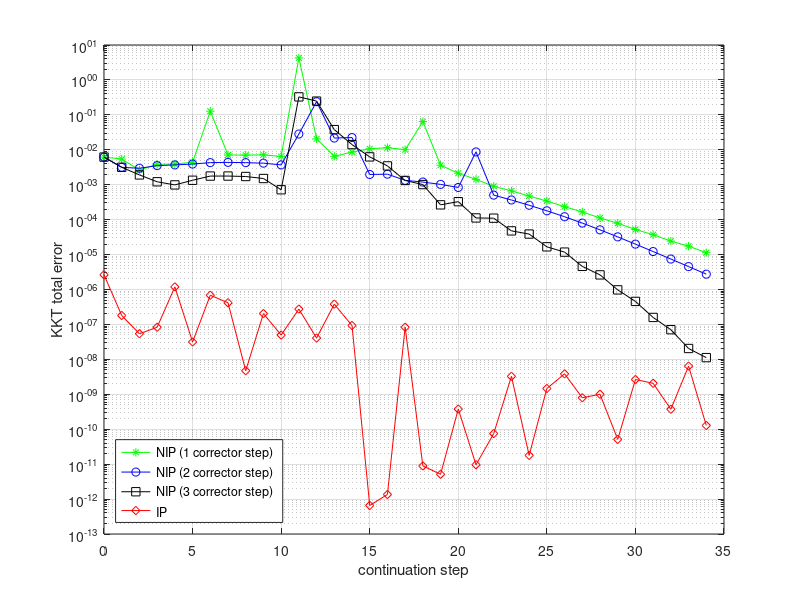
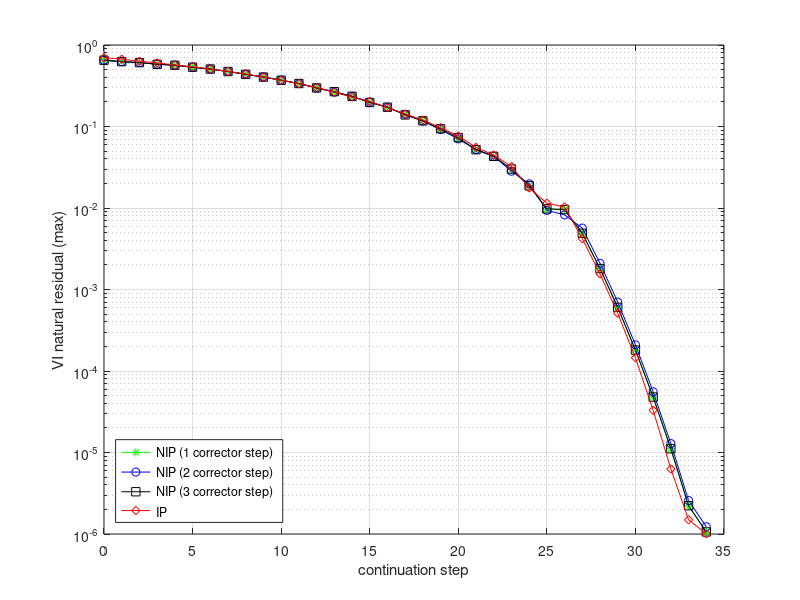
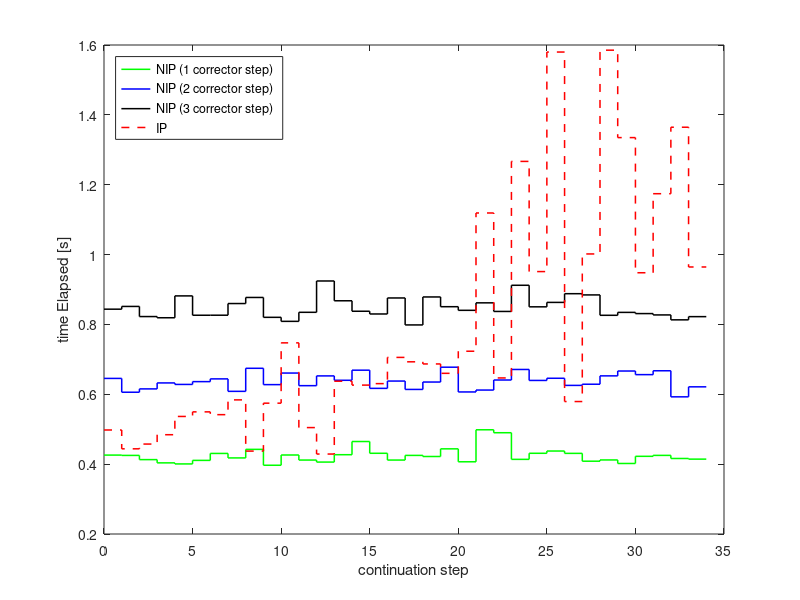

Source code (MATLAB) for these figures, in order:
clear all
clc

%%
Data_corrector_1step_NIP = load('Data_corrector_1step_NIP');
Data_corrector_2step_NIP = load('Data_corrector_2step_NIP');
Data_corrector_3step_NIP = load('Data_corrector_3step_NIP');
Data_IP = load('Data_IP');

Log_KKT_error_primal_1step_NIP = Data_corrector_1step_NIP.Info.Log.KKT_error(:, 1);
Log_KKT_error_primal_2step_NIP = Data_corrector_2step_NIP.Info.Log.KKT_error(:, 1);
Log_KKT_error_primal_3step_NIP = Data_corrector_3step_NIP.Info.Log.KKT_error(:, 1);
Log_KKT_error_primal_IP = Data_IP.Info.Log.KKT_error(:, 1);

Log_KKT_error_dual_1step_NIP = Data_corrector_1step_NIP.Info.Log.KKT_error(:, 3);
Log_KKT_error_dual_2step_NIP = Data_corrector_2step_NIP.Info.Log.KKT_error(:, 3);
Log_KKT_error_dual_3step_NIP = Data_corrector_3step_NIP.Info.Log.KKT_error(:, 3);
Log_KKT_error_dual_IP = Data_IP.Info.Log.KKT_error(:, 2);

Log_KKT_error_total_1step_NIP = Data_corrector_1step_NIP.Info.Log.KKT_error(:, 6);
Log_KKT_error_total_2step_NIP = Data_corrector_2step_NIP.Info.Log.KKT_error(:, 6);
Log_KKT_error_total_3step_NIP = Data_corrector_3step_NIP.Info.Log.KKT_error(:, 6);
Log_KKT_error_total_IP = Data_IP.Info.Log.KKT_error(:, 3);


Log_VI_natRes_1step_NIP = Data_corrector_1step_NIP.Info.Log.VI_natural_residual;
Log_VI_natRes_2step_NIP = Data_corrector_2step_NIP.Info.Log.VI_natural_residual;
Log_VI_natRes_3step_NIP = Data_corrector_3step_NIP.Info.Log.VI_natural_residual;
Log_VI_natRes_IP = Data_IP.Info.Log.VI_natural_residual;

Log_timeElapsed_1step_NIP = Data_corrector_1step_NIP.Info.Log.timeElapsed;
Log_timeElapsed_2step_NIP = Data_corrector_2step_NIP.Info.Log.timeElapsed;
Log_timeElapsed_3step_NIP = Data_corrector_3step_NIP.Info.Log.timeElapsed;
Log_timeElapsed_IP = Data_IP.Info.Log.timeElapsed;

continuationStepNum = Data_corrector_1step_NIP.Info.continuationStepNum;

%%
stepAxis = 0 : 1 : continuationStepNum;
% figure(1)
% semilogy(index, Log_KKT_error_primal_1step_NIP, 'g*-',...
%     index, Log_KKT_error_primal_2step_NIP, 'bo-',...
%     index, Log_KKT_error_primal_3step_NIP, 'ks-',...
%     index, Log_KKT_error_primal_IP, 'rd-')
% grid on
% legend('NIP (1 step)', 'NIP (2 step)', 'NIP (3 step)', 'IP')
% xlabel('continuation step')
% ylabel('KKT primal error')

% figure(2)
% semilogy(index, Log_KKT_error_dual_1step_NIP, 'g*-',...
%     index, Log_KKT_error_dual_2step_NIP, 'bo-',...
%     index, Log_KKT_error_dual_3step_NIP, 'ks-',...
%     index, Log_KKT_error_dual_IP, 'rd-')
% grid on
% legend('NIP (1 step)', 'NIP (2 step)', 'NIP (3 step)', 'IP')
% xlabel('continuation step')
% ylabel('KKT dual error')

figure(3)
semilogy(stepAxis, Log_KKT_error_total_1step_NIP, 'g*-',...
    stepAxis, Log_KKT_error_total_2step_NIP, 'bo-',...
    stepAxis, Log_KKT_error_total_3step_NIP, 'ks-',...
    stepAxis, Log_KKT_error_total_IP, 'rd-')
grid on
legend('NIP (1 corrector step)', 'NIP (2 corrector step)', 'NIP (3 corrector step)', 'IP' , 'Location','southwest')
xlabel('continuation step')
ylabel('KKT total error')

figure(4)
semilogy(stepAxis, Log_VI_natRes_1step_NIP, 'g*-',...
    stepAxis, Log_VI_natRes_2step_NIP, 'bo-',...
    stepAxis, Log_VI_natRes_3step_NIP, 'ks-',...
    stepAxis, Log_VI_natRes_IP, 'rd-')
grid on
legend('NIP (1 corrector step)', 'NIP (2 corrector step)', 'NIP (3 corrector step)', 'IP' , 'Location','southwest')
xlabel('continuation step')
ylabel('VI natural residual (max)')

figure(5)
stairs(stepAxis, [Log_timeElapsed_1step_NIP(2: end); Log_timeElapsed_1step_NIP(end)], 'g-', 'LineWidth',1.1)
hold on
stairs(stepAxis, [Log_timeElapsed_2step_NIP(2: end); Log_timeElapsed_2step_NIP(end)], 'b-', 'LineWidth',1.1)
hold on
stairs(stepAxis, [Log_timeElapsed_3step_NIP(2: end); Log_timeElapsed_3step_NIP(end)], 'k-', 'LineWidth',1.1)
hold on
stairs(stepAxis, [Log_timeElapsed_IP(2: end); Log_timeElapsed_IP(end)], 'r--', 'LineWidth',1.1)
legend('NIP (1 corrector step)', 'NIP (2 corrector step)', 'NIP (3 corrector step)', 'IP', 'Location','northwest')
xlabel('continuation step')    
ylabel('time Elapsed [s]')
